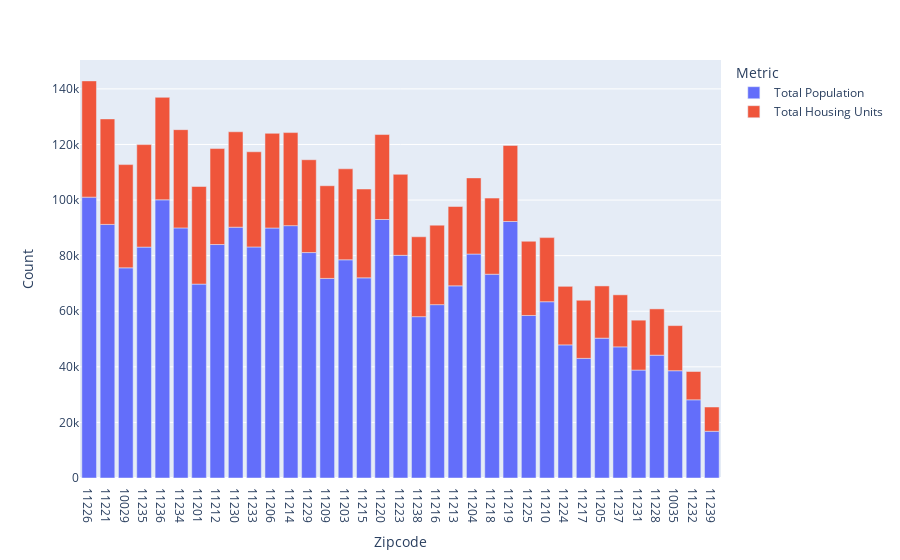

Here is the notebook cell this chart was saved with:
### Code cell
fig = px.bar(geo_df, x=geo_df.index, y=['Total Population', 'Total Housing Units'], 
             labels={'x':'Zipcode', 'variable':'Metric', 'value':'Count'})

fig.show()

### Figure 1 — Plotly figure (JSON) as saved in the notebook; plotly's stock layout.template omitted (floating-point values rounded to 4 significant figures)
{"data": [{"alignmentgroup": "True", "hovertemplate": "Metric=Total Population<br>Zipcode=%{x}<br>Count=%{y}<extra></extra>", "legendgroup": "Total Population", "marker": {"color": "#636efa", "pattern": {"shape": ""}}, "name": "Total Population", "offsetgroup": "Total Population", "orientation": "v", "showlegend": true, "textposition": "auto", "type": "bar", "x": [" 11226", " 11221", " 10029", " 11235", " 11236", " 11234", " 11201", " 11212", " 11230", " 11233", " 11206", " 11214", " 11229", " 11209", " 11203", " 11215", " 11220", " 11223", " 11238", " 11216", " 11213", " 11204", " 11218", " 11219", " 11225", " 11210", " 11224", " 11217", " 11205", " 11237", " 11231", " 11228", " 10035", " 11232", " 11239"], "xaxis": "x", "y": [101053, 91236, 75614, 83069, 100082, 89976, 69755, 84006, 90245, 83125, 89949, 90796, 81109, 71812, 78506, 72014, 93008, 80113, 58047, 62373, 69131, 80575, 73318, 92283, 58476, 63426, 47893, 43045, 50319, 47183, 38829, 44196, 38595, 28137, 16808], "yaxis": "y"}, {"alignmentgroup": "True", "hovertemplate": "Metric=Total Housing Units<br>Zipcode=%{x}<br>Count=%{y}<extra></extra>", "legendgroup": "Total Housing Units", "marker": {"color": "#EF553B", "pattern": {"shape": ""}}, "name": "Total Housing Units", "offsetgroup": "Total Housing Units", "orientation": "v", "showlegend": true, "textposition": "auto", "type": "bar", "x": [" 11226", " 11221", " 10029", " 11235", " 11236", " 11234", " 11201", " 11212", " 11230", " 11233", " 11206", " 11214", " 11229", " 11209", " 11203", " 11215", " 11220", " 11223", " 11238", " 11216", " 11213", " 11204", " 11218", " 11219", " 11225", " 11210", " 11224", " 11217", " 11205", " 11237", " 11231", " 11228", " 10035", " 11232", " 11239"], "xaxis": "x", "y": [41821, 37962, 37150, 36885, 36879, 35350, 35121, 34529, 34324, 34246, 34062, 33482, 33403, 33347, 32743, 31967, 30565, 29145, 28741, 28596, 28552, 27408, 27395, 27374, 26703, 23064, 21072, 20908, 18788, 18725, 17956, 16650, 16239, 10180, 8738], "yaxis": "y"}], "layout": {"barmode": "relative", "legend": {"title": {"text": "Metric"}, "tracegroupgap": 0}, "margin": {"t": 60}, "xaxis": {"anchor": "y", "domain": [0, 1], "title": {"text": "Zipcode"}}, "yaxis": {"anchor": "x", "domain": [0, 1], "title": {"text": "Count"}}}}
